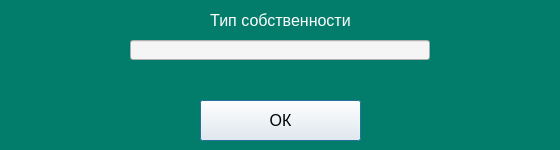
<?xml version="1.0" encoding="UTF-8"?>
<ui version="4.0">
 <class>Dialog</class>
 <widget class="QDialog" name="Dialog">
  <property name="geometry">
   <rect>
    <x>0</x>
    <y>0</y>
    <width>560</width>
    <height>150</height>
   </rect>
  </property>
  <property name="windowTitle">
   <string>Dialog</string>
  </property>
  <property name="styleSheet">
   <string notr="true">background-color: rgb(3, 125, 107)</string>
  </property>
  <widget class="QLineEdit" name="prop">
   <property name="geometry">
    <rect>
     <x>130</x>
     <y>40</y>
     <width>300</width>
     <height>20</height>
    </rect>
   </property>
   <property name="styleSheet">
    <string notr="true">font-size: 16px;
font: &quot;Yu Gothic UI Semibold&quot;;
background-color: rgb(245, 245, 245)</string>
   </property>
   <property name="text">
    <string/>
   </property>
  </widget>
  <widget class="QLabel" name="label_3">
   <property name="geometry">
    <rect>
     <x>130</x>
     <y>10</y>
     <width>301</width>
     <height>20</height>
    </rect>
   </property>
   <property name="styleSheet">
    <string notr="true">color: rgb(255, 255, 255);
font-size: 16px;
font: &quot;Arial Black&quot;;</string>
   </property>
   <property name="text">
    <string>Тип собственности</string>
   </property>
   <property name="alignment">
    <set>Qt::AlignCenter</set>
   </property>
  </widget>
  <widget class="QPushButton" name="OKbutton">
   <property name="geometry">
    <rect>
     <x>200</x>
     <y>100</y>
     <width>161</width>
     <height>41</height>
    </rect>
   </property>
   <property name="styleSheet">
    <string notr="true">font-size: 16px;
font: &quot;Yu Gothic UI Semibold&quot;;
background-color: rgb(245, 245, 245)</string>
   </property>
   <property name="text">
    <string>ОК</string>
   </property>
  </widget>
  <widget class="QLabel" name="error">
   <property name="geometry">
    <rect>
     <x>10</x>
     <y>70</y>
     <width>541</width>
     <height>21</height>
    </rect>
   </property>
   <property name="styleSheet">
    <string notr="true">color: red;
font-size: 16px;
font: 16pt &quot;Franklin Gothic Demi&quot;;</string>
   </property>
   <property name="text">
    <string/>
   </property>
   <property name="alignment">
    <set>Qt::AlignCenter</set>
   </property>
  </widget>
 </widget>
 <resources/>
 <connections/>
</ui>
